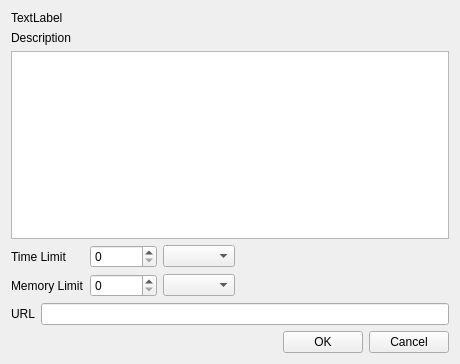
<?xml version="1.0" encoding="UTF-8"?>
<ui version="4.0">
 <class>OJProblemPropertyWidget</class>
 <widget class="QWidget" name="OJProblemPropertyWidget">
  <property name="geometry">
   <rect>
    <x>0</x>
    <y>0</y>
    <width>460</width>
    <height>364</height>
   </rect>
  </property>
  <property name="windowTitle">
   <string>Form</string>
  </property>
  <layout class="QGridLayout" name="gridLayout" columnstretch="0,0" columnminimumwidth="0,0">
   <item row="4" column="0">
    <widget class="QLabel" name="label">
     <property name="text">
      <string>URL</string>
     </property>
    </widget>
   </item>
   <item row="4" column="1">
    <widget class="QLineEdit" name="txtURL"/>
   </item>
   <item row="0" column="0" colspan="2">
    <widget class="QLabel" name="lbName">
     <property name="text">
      <string>TextLabel</string>
     </property>
    </widget>
   </item>
   <item row="1" column="0" colspan="2">
    <widget class="QLabel" name="label_2">
     <property name="text">
      <string>Description</string>
     </property>
    </widget>
   </item>
   <item row="2" column="0" colspan="2">
    <widget class="QTextEdit" name="txtDescription"/>
   </item>
   <item row="3" column="0" colspan="2">
    <widget class="QWidget" name="widget_2" native="true">
     <layout class="QGridLayout" name="gridLayout_2">
      <property name="leftMargin">
       <number>0</number>
      </property>
      <property name="topMargin">
       <number>0</number>
      </property>
      <property name="rightMargin">
       <number>0</number>
      </property>
      <property name="bottomMargin">
       <number>0</number>
      </property>
      <item row="2" column="2">
       <widget class="QComboBox" name="cbMemoryLimitUnit"/>
      </item>
      <item row="1" column="0">
       <widget class="QLabel" name="label_3">
        <property name="text">
         <string>Time Limit</string>
        </property>
       </widget>
      </item>
      <item row="2" column="0">
       <widget class="QLabel" name="label_4">
        <property name="text">
         <string>Memory Limit</string>
        </property>
       </widget>
      </item>
      <item row="1" column="1">
       <widget class="QSpinBox" name="spinTimeLimit">
        <property name="maximum">
         <number>9999999</number>
        </property>
       </widget>
      </item>
      <item row="2" column="1">
       <widget class="QSpinBox" name="spinMemoryLimit">
        <property name="maximum">
         <number>9999999</number>
        </property>
       </widget>
      </item>
      <item row="1" column="3">
       <spacer name="horizontalSpacer_2">
        <property name="orientation">
         <enum>Qt::Horizontal</enum>
        </property>
        <property name="sizeHint" stdset="0">
         <size>
          <width>40</width>
          <height>20</height>
         </size>
        </property>
       </spacer>
      </item>
      <item row="1" column="2">
       <widget class="QComboBox" name="cbTimeLimitUnit"/>
      </item>
     </layout>
    </widget>
   </item>
   <item row="5" column="0" colspan="2">
    <widget class="QWidget" name="widget" native="true">
     <layout class="QHBoxLayout" name="horizontalLayout">
      <property name="leftMargin">
       <number>0</number>
      </property>
      <property name="topMargin">
       <number>0</number>
      </property>
      <property name="rightMargin">
       <number>0</number>
      </property>
      <property name="bottomMargin">
       <number>0</number>
      </property>
      <item>
       <spacer name="horizontalSpacer">
        <property name="orientation">
         <enum>Qt::Horizontal</enum>
        </property>
        <property name="sizeHint" stdset="0">
         <size>
          <width>40</width>
          <height>20</height>
         </size>
        </property>
       </spacer>
      </item>
      <item>
       <widget class="QPushButton" name="btnOk">
        <property name="text">
         <string>OK</string>
        </property>
       </widget>
      </item>
      <item>
       <widget class="QPushButton" name="btnCancel">
        <property name="text">
         <string>Cancel</string>
        </property>
       </widget>
      </item>
     </layout>
    </widget>
   </item>
  </layout>
 </widget>
 <resources/>
 <connections/>
</ui>
